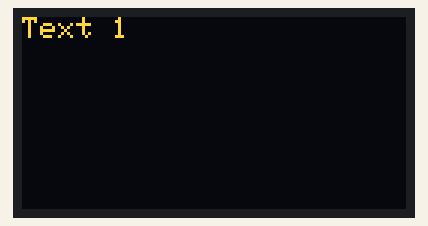
Bench run of a sketch on a simulated Arduino Uno, built with avr-gcc and run on an emulated ATmega328P. On the bench: 128×64 one-colour display. The OLED is the two-colour kind (top 16 rows yellow); what the sketch prints to the serial monitor is not drawn.

Above: at 2.4 s.
At 4.4 s:
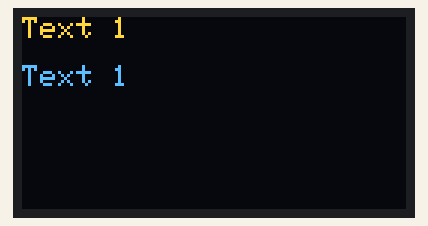
At 10.5 s:
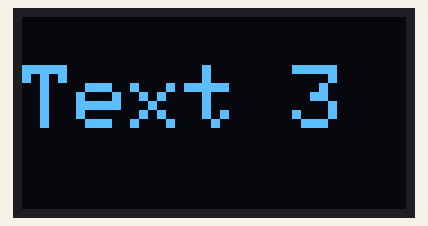
At 18.6 s:
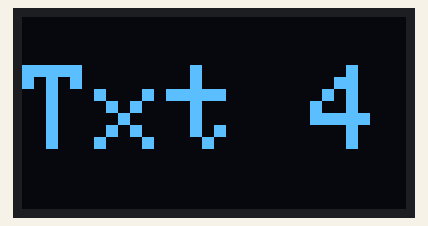
At 27.0 s:
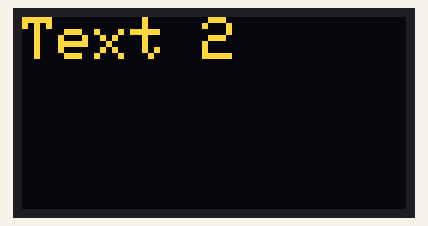
At 37.1 s:
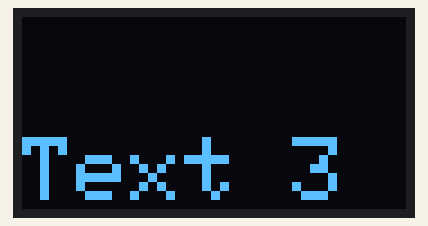

Measured:
- what the display in image 0 shows lasts 2.1 s, from 2.3 s to 4.4 s
- what the display in image 3 shows lasts 2.3 s, from 18.5 s to 20.8 s

The sketch:

screen.ino
```cpp
/*********************************************************************
This is an example for a Monochrome OLED based on SSD1306 drivers.

This example is for a 128x64 size display using I2C for communication
between a NodeMCU controller and the SSD1306 display hardware.

Hardware connections:

   NodeMCU GPIO5  (D1)  -->  OLED SCL
   NodeMCU GPIO4  (D2)  -->  OLED SDA
   NodeMCU +3.3   (3V3) -->  VCC
   NodeMCU Ground (GND) -->  GND

*********************************************************************/

#include <SPI.h>
#include <Wire.h>
#include <Adafruit_GFX.h>
#include <Adafruit_SSD1306.h>

#define OLED_RESET LED_BUILTIN
Adafruit_SSD1306 display(OLED_RESET);

#if (SSD1306_LCDHEIGHT != 64)
#error("Height incorrect, please fix Adafruit_SSD1306.h!");
#endif

void setup()   {
  Serial.begin(9600);

  // wait for serial monitor to start.
  while ( !Serial );

  Serial.println ( "\n\n" );
  Serial.println ( "Drive the SSD1306 OLED display ..." );

  pinMode ( LED_BUILTIN, OUTPUT );

  // Address of the screen in 0x3C
  display.begin(SSD1306_SWITCHCAPVCC, 0x3C);
}

int counter = 0;
void loop()
{
  counter++;

  digitalWrite ( LED_BUILTIN, LOW );
  delay ( 250 );
  digitalWrite ( LED_BUILTIN, HIGH );
  Serial.print   ( "Drive loop " );
  Serial.println ( counter );

  // NOTE: You _must_ call "display" after any drawing commands
  // for them to be visible on the display hardware!

  // Show whatever the image buffer was initialized with on the display hardware.
  display.clearDisplay();
  display.display();
  delay(2000);

  // Clear the buffer.
  display.clearDisplay();

  display.setTextColor(WHITE);

  // Text Size 1
  display.setTextSize(1);
  display.setCursor(0,0);
  display.println("Text 1");
  display.display();
  delay(2000);

  display.setCursor(0,16);
  display.println("Text 1");
  display.display();
  delay(2000);
  display.clearDisplay();

  // Text Size 2
  display.setTextSize(2);
  display.setCursor(0,0);
  display.println("Text 2");
  display.display();
  delay(2000);

  display.setCursor(0,16);
  display.println("Text 2");
  display.display();
  delay(2000);
  display.clearDisplay();

  // Text Size 3
  display.setTextSize(3);
  display.setCursor(0,16);
  display.println("Text 3");
  display.display();
  delay(2000);
  display.clearDisplay();

  display.setCursor(0,24);
  display.println("Text 3");
  display.display();
  delay(2000);
  display.clearDisplay();

  display.setCursor(0,32);
  display.println("Text 3");
  display.display();
  delay(2000);
  display.clearDisplay();

  display.setCursor(0,40);
  display.println("Text 3");
  display.display();
  delay(2000);
  display.clearDisplay();

  // Text Size 4
  display.setTextSize(4);
  display.setCursor(0,16);
  display.println("Txt 4");
  display.display();
  delay(2000);
  display.clearDisplay();
}
```
